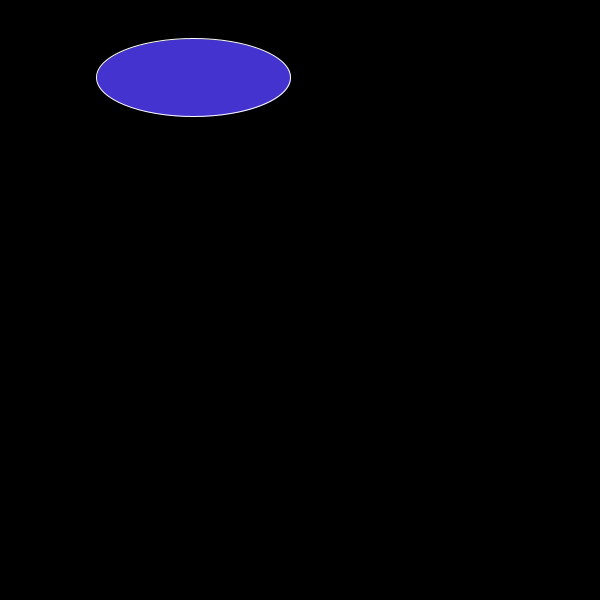
Frame 1 (no input)
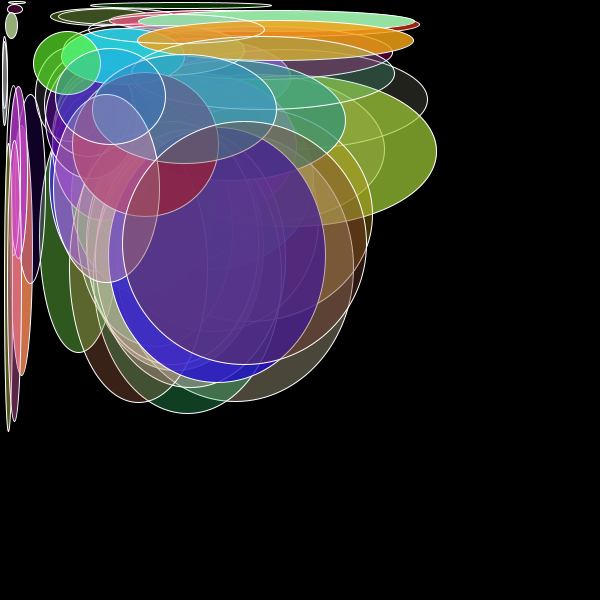
Frame 60 (the mouse pressed at the canvas centre just before this capture)
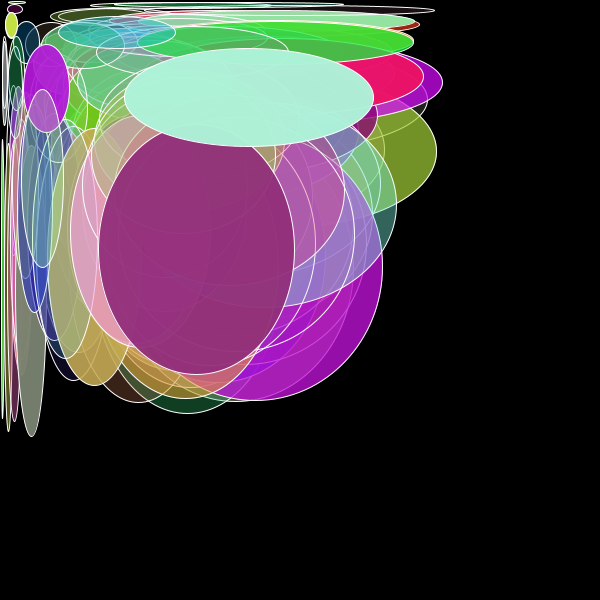
Frame 120 (the mouse held since frame 60 and released just before this capture)

The Processing sketch that drew these frames (run headless with seeded random() and noise(); from frame 60 on, the mouse is pressed at the canvas centre):

// Processing sketch: processing_13070
// ── processing_13070.pde

float x=500;
float y=500;
float q=300;
float w=300;
float m=500;
float n=300;
float l=300;
float r=100;
float g=150;
float b=200;
float a=200;

void setup () {
  size (600,600);
  background (0);
  frameRate(5);
}
void draw (){

  x= random (300);
  y= random (300);
  r= random (255);
  g= random (255);
  b= random (255);
  a= random (255);
  
  stroke(255);
  fill(a,g,r,b);
  ellipseMode(CENTER);
  ellipse(x,y,x,y);
  
  
}
